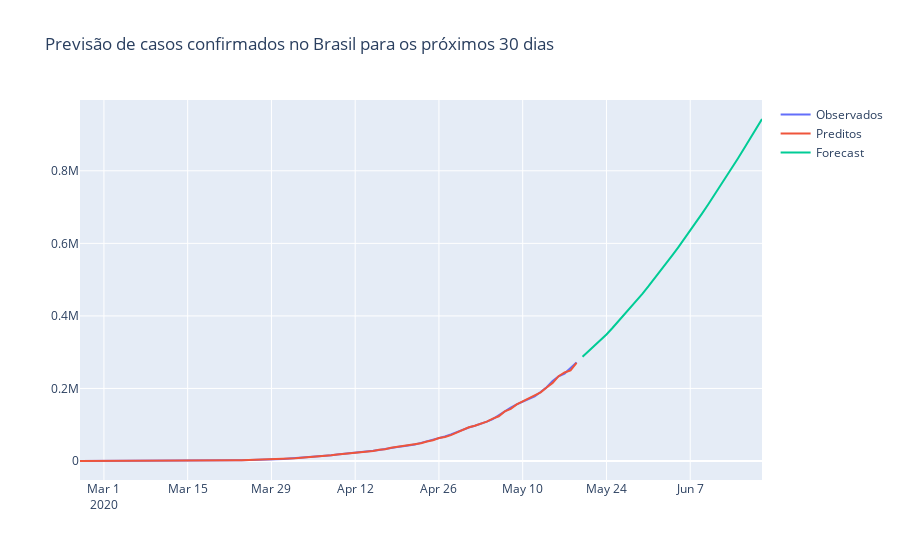

The cell this chart's notebook holds for it:
### Code cell
fig = go.Figure(go.Scatter(
    x=confirmados.index, y=confirmados, name='Observados'
))

fig.add_trace(go.Scatter(
        x=confirmados.index, y=modelo.predict_in_sample(), name='Preditos'
))

fig.add_trace(go.Scatter(
        x=pd.date_range('2020-05-20' , '2020-06-20'), y=modelo.predict(31), name='Forecast'
))

fig.update_layout(title='Previsão de casos confirmados no Brasil para os próximos 30 dias')
fig.show()
